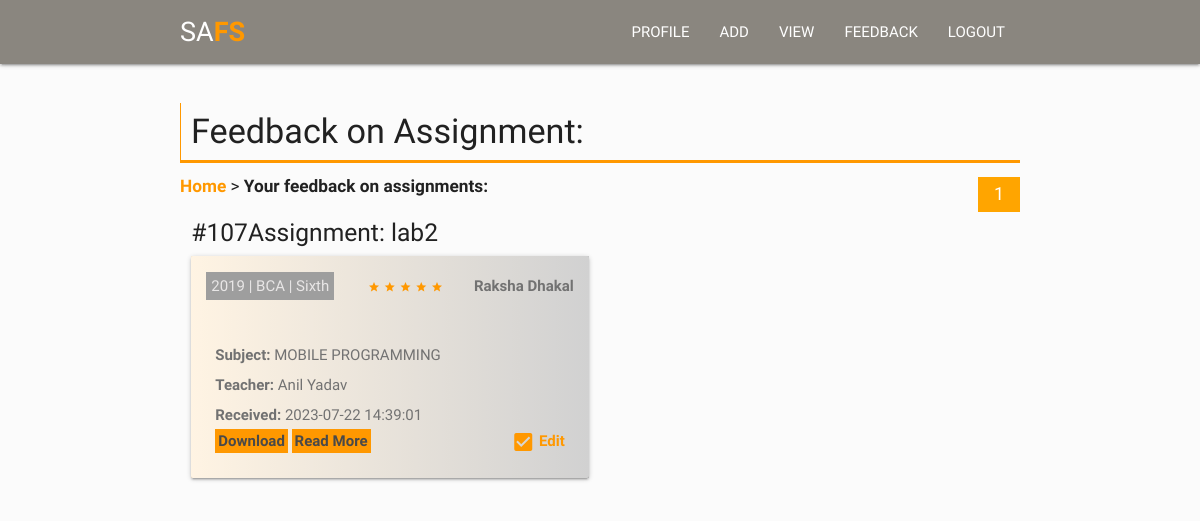
The page /feedback.php (signed in) on the database its author committed.
### tables this page shows
CREATE TABLE `assignmentsubmit` (
  `id` int(11) NOT NULL,
  `student_id` int(255) NOT NULL,
  `title` varchar(255) NOT NULL,
  `teachername` int(255) NOT NULL,
  `batch` int(255) NOT NULL,
  `semester` text NOT NULL,
  `remarks` varchar(255) DEFAULT NULL,
  `registeredate` datetime DEFAULT NULL,
  `pdf` varchar(255) NOT NULL,
  `comment` text NOT NULL,
  `sub` varchar(225) NOT NULL,
  `faculty` varchar(255) NOT NULL,
  `feedback` varchar(255) NOT NULL,
  `star` int(255) NOT NULL,
  `feedbackdate` datetime DEFAULT NULL
);

CREATE TABLE `student` (
  `id` int(11) NOT NULL,
  `email` varchar(225) NOT NULL,
  `batch` int(255) NOT NULL,
  `semester` varchar(255) NOT NULL,
  `password` varchar(225) NOT NULL,
  `sfname` varchar(225) NOT NULL,
  `slname` varchar(225) NOT NULL,
  `sbio` varchar(225) NOT NULL,
  `registrationdate` datetime NOT NULL,
  `faculty` varchar(255) NOT NULL
);

CREATE TABLE `teacher` (
  `id` int(11) NOT NULL,
  `tfname` varchar(255) NOT NULL,
  `tlname` varchar(255) NOT NULL,
  `email` varchar(255) NOT NULL,
  `bio` varchar(255) NOT NULL,
  `password` varchar(255) NOT NULL,
  `registeredate` datetime NOT NULL
);

### includes/feedback.php (the view, shortened to what this page needs)
<?php
include 'config.php';
?>
<?php
 $id = $_SESSION['tid'];
$query = "SELECT COUNT(*) as total FROM assignmentsubmit where teachername = $id and feedback <> ''";
$result = $conn->query($query);
$row = $result->fetch_assoc();
$totalRecords = $row['total'];
$recordsPerPage = 4;
$totalPages = ceil($totalRecords / $recordsPerPage);
$currentpage = isset($_GET['page']) ? $_GET['page'] : 1;
$startFrom = ($currentpage - 1) * $recordsPerPage;
      ?>
<div id="admis">
  <div class="container">
     <?php
        if (isset($_SESSION['tfname']) && isset($_SESSION['tlname'])){
          $id = $_SESSION['tid'];
        $selectquery = " select * from assignmentsubmit where teachername = '$id' AND feedback <> '' ORDER BY ID DESC LIMIT $startFrom, $recordsPerPage";
        $query = mysqli_query($conn,$selectquery);
        $num = mysqli_num_rows($query); ?>
          <h4 class="light">Feedback on Assignment:
          </h4>
        <h6> <a href="/safs"><b>Home</b></a> > <b>Your feedback on assignments:</b>
        <span class="pagination right">
        <?php
        for ($i = 1; $i <= $totalPages; $i++) : ?>
            <a <?php if ($i == $currentpage) echo 'class="active"'; ?> href="?page=<?php echo $i; ?>"><?php echo $i; ?></a>
        <?php endfor; ?>
    </span>
      </h6>
        <?php
              if($num ==0){
                echo '<p class="alert-msg"> No more feedback left</p>';
                }else{
                      while($res = mysqli_fetch_array($query)){
                    $sub = $res['sub'];
                    $number = $res['star'];
                                                $comment = $res['comment'];
                                                                            $feedback = $res['feedback'];
                        ?>
                  <div class="row">
                    <div class="col s12 m6 l6">
                      <h5 class="header">#<Assignment:><?php echo $res['id']; ?>Assignment: <?php echo $res['title']; ?></h5>
                      <div class="card horizontal">
                        <div class="card-stacked">
                          <p><span class="highlight"><?php echo $res['batch'];?> | <?php echo $res['faculty'];?> | <?php echo $res['semester'];?></span>
                         <span class="star">
                          <?php
                            if ($number >= 1 && $number <= 5) {
  for ($i = 1; $i <= $number; $i++) {
    echo '<i class=" material-icons star">star</i>
    ';
  }
} ?>
                         </span>
                          <span class="deadline"><b>
                          <?php
                            $id=  $res['student_id'];
                              $sql = " select * from student where id = '$id'";
        $qry = mysqli_query($conn,$sql);
        while ($result = mysqli_fetch_array($qry)){
          $fname = $result['sfname'];
          $lname = $result['slname'];
          $name = $fname.' '.$lname;
          echo $name;
        }  ?>
                          </b></span></p>
                            <div class="card-content">
                              <p><b>Subject:</b> <?php echo "$sub"?></p>
    <?php
                              $id = $res['teachername'];
        $sql = " select tfname,tlname from teacher where id = $id";
        $query1 = mysqli_query($conn,$sql);
        while($result = mysqli_fetch_array($query1)){
          $fname=$result['tfname'];
          $lname = $result['tlname'];
          $tname = $fname. " ".$lname;
        }
        ?>
                               <p><b>Teacher:</b> <?php echo $tname;?></p>
                               <p><b>Received:</b> <?php echo $res['registeredate']; ?></p>
                                       <?php if ($res['pdf']){ ?>
                                      <a class="box "href="pdf/<?php echo $res['pdf']; ?>" download ><b>Download</b></a>
                                         <?php } ?>
                                       <?php if ($comment){  ?>
                                     <a  href="#modal<?php echo $res['id']; ?>" class=" modal-trigger box"><b>Read More</b></a>
                                                    <?php
                              $id = $res['teachername'];
        $sql = " select tfname,tlname from teacher where id = $id";
        $query1 = mysqli_query($conn,$sql);
        while($result = mysqli_fetch_array($query1)){
          $fname=$result['tfname'];
          $lname = $result['tlname'];
          $tname = $fname. " ".$lname;
        }
        ?>
                                       <?php } ?>
                                        <?php
                                  if(!$feedback){
                                                  ?>
                                  <a href="#m<?php echo $res['id']; ?>" class=" modal-trigger right"><b>Give Feedback</b></a>
                                  <div id="m<?php echo $res['id']; ?>" class="modal">
                                        <div class="modal-content text">
                                          <center>
                                         <h4><b>Assignment No:<?php echo $res['id']; ?></b></h4>
                                          </center>
                                          <h5 class="highlight">Send Feedback</h5>
                                          <form name="myForms" method="POST" enctype="multipart/form-data" onsubmit="return validateForms()">
                                              <input type="hidden" name="fid" value="<?php echo $res['id'];?>">
                                              <div class="input-field">
                                                 <i class="material-icons prefix">beenhere</i>
                                                  <input type="number" name="star" placeholder="Number between 1-5" min="1" max="5" maxlength="1">
                                               <label>Give Star</label>
                                                       </div>
                                              <div class="input-field">
                                                <i class="material-icons prefix">insert_comment</i>
                                                <input id="text" type="text" name="ftext" class="validate">
                                                <label for="email">Feedback</label>
                                              </div>
                                              <div class="input-field">
                                                <button class="btn waves-effect orange" name="fsubmit" type="submit" >Send</button>
                                              </div>
                                          </form>
                                        </div>
                                        <div class="modal-footer">
                                          <a href="#!" class="modal-close waves-effect waves-green btn-flat"><b>Close</b></a>
                                        </div>
                                  </div>
                                  </div>
                                  <?php } else{ ?>
                                    <a href="#modal1<?php echo $res['id']; ?>" class=" modal-trigger right"><i class="material-icons checked">check_box</i> <b>Edit</b></a>
                            </div>
                            <?php }
                                  ?>
                        </div>
                      </div>
                    </div>
                        <?php }}}?>
                  </div>
    </div>
                                  </div>

### css/styles.css (style rules this page uses)
p { line-height: 2rem; }

### css/assign.css (style rules this page uses)
body { background:#fbfbfb; }
#admis { margin-top:80px; width:100%; position:absolute; }
a { color:#FF9800; }
.deadline { float:right; }
#admis p span { margin:0px 15px; }
#admis p { color:#727272; }
p>span { margin:0px 15px; }

### css/feedback.css (style rules this page uses)
* { font-family: 'Ubuntu', sans-serif; font-family: 'PT Sans Narrow', sans-serif; }
.card-stacked { background-image: linear-gradient(to right, #ff98001c , #0000002e); }
span.highlight { background:#9E9E9E; color:white; padding:5px; }
a.right i { vertical-align:middle; }
span.highlight { background:#9E9E9E; padding:5px; color:#e8e6e6; }
i.checked { color:#ff9800; }
a.box { background:#FF9800; color:#494949; padding:3px; }
i.star { color: #ff9800; vertical-align: middle; }
.pagination a { display: inline-block; padding: 4px 8px; text-decoration: none; color: black; font-size:18px; }
.pagination a.active { color: white; background:#ff9800 }
@media only screen and (max-width: 1213px) { i.star { font-size: 12px; } }

### includes/feedback.php (style rules this page uses)
h4.light { padding:10px; border-bottom:3px solid #FF9800; border-left:1px solid #FF9800; }
.pagination a { display: inline-block; padding: 8px 16px; text-decoration: none; color: black; }
.pagination a.active { background-color: orange; color: white; }

### rows shown on the page
assignmentsubmit: id "107", title "lab2", batch "2019", faculty "BCA", semester "Sixth", star 5 (drawn), sub "MOBILE PROGRAMMING", teachername.tlname "Anil Yadav", registeredate "2023-07-22 14:39:01"
student: name "Raksha Dhakal"
